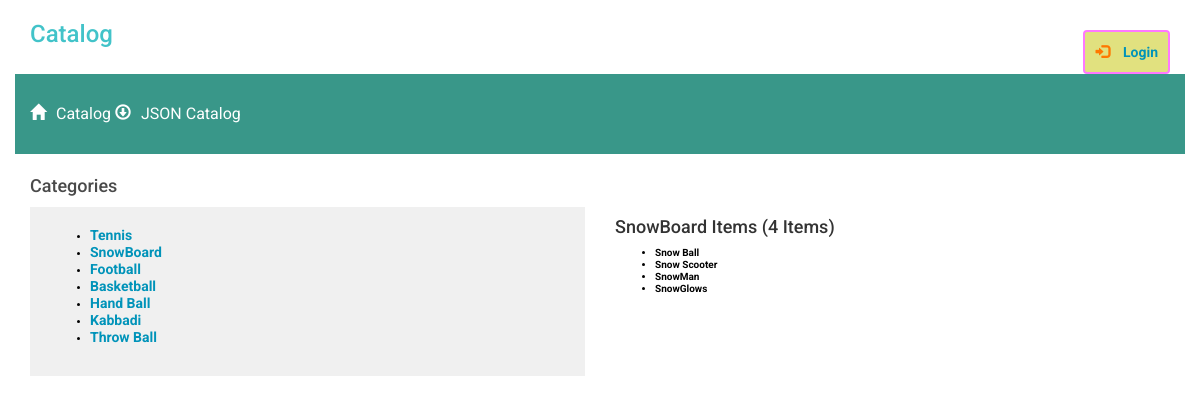
The app's page /catalog/2/items with its own data.
### models.py (models this page shows, shortened)
class Category(Base):
    __tablename__ = 'category'
    id = Column(Integer, primary_key=True)
    name = Column(String(40),index=True)
    user_id=Column(Integer,ForeignKey('user.id'))
    user = relationship('User')

class Item(Base):
    __tablename__ = 'item'
    id = Column(Integer,primary_key=True)
    title = Column(String(50),index = True)
    Description = Column(String(2500), index = True)
    cat_id = Column(Integer,ForeignKey('category.id'))
    category = relationship('Category')
    user_id=Column(Integer,ForeignKey('user.id'))
    user = relationship('User')

### application.py (the view)
@app.route('/catalog/<int:catid>/items',methods=['GET'])
def items(catid):
    category = session.query(Category).filter_by(id = catid).one()
    categories = session.query(Category).all()
    items = session.query(Item).filter_by(cat_id=catid).all()
    catItemsCount = session.query(Item).filter_by(cat_id=catid).count()
    return render_template('items.html', \
        categories = categories, category = category, \
        items = items,catItemsCount = catItemsCount)

### templates/items.html (shortened to what this page needs)
{% extends "main.html" %}
{% block content %}
{% include "header.html" %}
	<h3>Categories</h3>
	<form action="{{url_for('items',catid = category.id)}}" method = 'get'>
	<div class="row">
		<div class="col-md-6">
			<div class="catalog-list">
					<ul>
					{% for cats in categories %}
					<li>
						<a href ="{{url_for('items',catid=cats.id)}}" class="hover" > {{cats.name}} </a>
					</li>
					{% endfor %}
					</ul>
				</form>
			</div>
		<div class="col-md-6">
			<h4>{{category.name}} Items ({{catItemsCount}} Items)</h4>
			<div class="category-list">
					<div class = 'pane'>
					<ul>
					{% for i in items %}
							<li>
								{%if 'username' in session %}
										<a href ="{{url_for('viewItem',catid= category.id, itemid =i.id)}}"> {{i.title}} </a>
								{% else %}
									{{i.title}}
								{% endif %}
							<br/>
							</li>
					{% endfor %}
					</ul>
			</div>
		</div>
	</div>
{% endblock %}

### static/styles.css (style rules this page uses)
* { font-family: "Helvetica Neue Bold", Roboto, Helvetica, Arial, sans-serif; font-weight: 700; }
h3 { font-size: 18px; color: #4A4A4A; line-height: 23px; }
a { font-size: 14px; color: #0093B9; line-height: 17px; }
ul { font-size: 14px; color: #009839; line-height: 17px; }
li { font-size: 10px; color: #020202; line-height: 12px; }
.catalog-list { background-color: #F0F0F0; padding: 20px; }

### records on screen
Category: name "Tennis"
Category: name "SnowBoard"
Category: name "Football"
Category: name "Basketball"
Category: name "Hand Ball"
Category: name "Kabbadi"
Category: name "Throw Ball"
Item: title "Snow Ball"
Item: title "Snow Scooter"
Item: title "SnowMan"
Item: title "SnowGlows"

### other values on screen
{{ catItemsCount }} "4"
